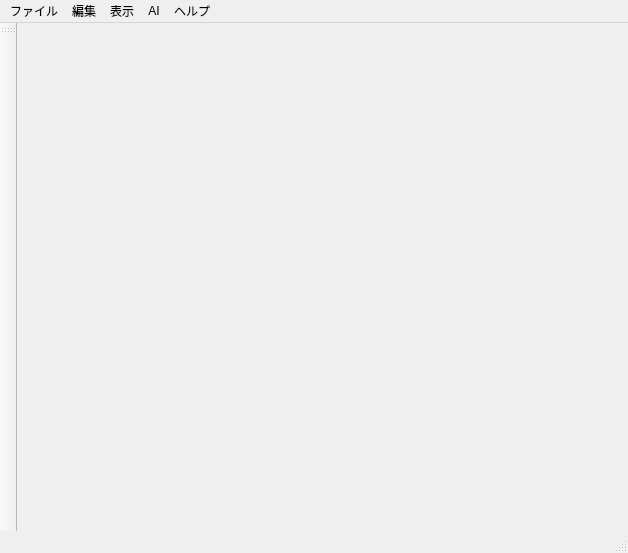
<?xml version="1.0" encoding="UTF-8"?>
<ui version="4.0">
 <class>MainWindow</class>
 <widget class="QMainWindow" name="MainWindow">
  <property name="geometry">
   <rect>
    <x>0</x>
    <y>0</y>
    <width>628</width>
    <height>553</height>
   </rect>
  </property>
  <property name="windowTitle">
   <string>PDX MOD Studio</string>
  </property>
  <widget class="QWidget" name="centralwidget"/>
  <widget class="QMenuBar" name="menubar">
   <property name="geometry">
    <rect>
     <x>0</x>
     <y>0</y>
     <width>628</width>
     <height>33</height>
    </rect>
   </property>
   <widget class="QMenu" name="menuFile">
    <property name="title">
     <string>ファイル</string>
    </property>
    <addaction name="actionNewProject"/>
    <addaction name="actionOpenProject"/>
    <addaction name="actionSaveProject"/>
    <addaction name="actionSaveProjectAs"/>
    <addaction name="separator"/>
    <addaction name="actionNewFile"/>
    <addaction name="actionOpenFile"/>
    <addaction name="actionSave"/>
    <addaction name="actionSaveAs"/>
    <addaction name="actionSaveAll"/>
    <addaction name="separator"/>
    <addaction name="actionExit"/>
   </widget>
   <widget class="QMenu" name="menuEdit">
    <property name="title">
     <string>編集</string>
    </property>
    <addaction name="actionUndo"/>
    <addaction name="actionRedo"/>
    <addaction name="actionPluginManager"/>
    <addaction name="actionSettings"/>
   </widget>
   <widget class="QMenu" name="menuView">
    <property name="title">
     <string>表示</string>
    </property>
   </widget>
   <widget class="QMenu" name="menuAI">
    <property name="title">
     <string>AI</string>
    </property>
    <addaction name="actionAISettings"/>
   </widget>
   <widget class="QMenu" name="menuHelp">
    <property name="title">
     <string>ヘルプ</string>
    </property>
    <addaction name="actionAbout"/>
   </widget>
   <addaction name="menuFile"/>
   <addaction name="menuEdit"/>
   <addaction name="menuView"/>
   <addaction name="menuAI"/>
   <addaction name="menuHelp"/>
  </widget>
  <widget class="QStatusBar" name="mainStatusBar"/>
  <widget class="QToolBar" name="TLeftActivityBar">
   <property name="windowTitle">
    <string>toolBar</string>
   </property>
   <attribute name="toolBarArea">
    <enum>LeftToolBarArea</enum>
   </attribute>
   <attribute name="toolBarBreak">
    <bool>false</bool>
   </attribute>
  </widget>
  <action name="actionNewProject">
   <property name="text">
    <string>新規プロジェクト</string>
   </property>
  </action>
  <action name="actionOpenProject">
   <property name="text">
    <string>プロジェクトを開く</string>
   </property>
  </action>
  <action name="actionSaveProject">
   <property name="text">
    <string>プロジェクトを保存</string>
   </property>
  </action>
  <action name="actionValidate">
   <property name="text">
    <string>検査</string>
   </property>
  </action>
  <action name="action">
   <property name="text">
    <string>出力</string>
   </property>
  </action>
  <action name="actionExit">
   <property name="text">
    <string>終了</string>
   </property>
  </action>
  <action name="actionUndo">
   <property name="text">
    <string>元に戻す</string>
   </property>
  </action>
  <action name="actionRedo">
   <property name="text">
    <string>やり直し</string>
   </property>
  </action>
  <action name="actionAISettings">
   <property name="text">
    <string>AI設定</string>
   </property>
  </action>
  <action name="actionAbout">
   <property name="text">
    <string>このアプリについて</string>
   </property>
  </action>
  <action name="actionSave">
   <property name="text">
    <string>ファイルを保存</string>
   </property>
  </action>
  <action name="actionSaveAll">
   <property name="text">
    <string>全てのファイルを保存</string>
   </property>
  </action>
  <action name="actionNewFile">
   <property name="text">
    <string>ファイルを新規作成</string>
   </property>
  </action>
  <action name="actionOpenFile">
   <property name="text">
    <string>ファイルを開く</string>
   </property>
  </action>
  <action name="actionSaveAs">
   <property name="text">
    <string>ファイルを別名で保存...</string>
   </property>
  </action>
  <action name="actionSaveProjectAs">
   <property name="text">
    <string>プロジェクトを別名で保存...</string>
   </property>
  </action>
  <action name="actionExportProject">
   <property name="text">
    <string>プロジェクト全体を出力</string>
   </property>
  </action>
  <action name="actionExportCurrentTab">
   <property name="text">
    <string>現在のタブを出力</string>
   </property>
  </action>
  <action name="actionSettings">
   <property name="text">
    <string>設定</string>
   </property>
  </action>
  <action name="actionPluginManager">
   <property name="text">
    <string>プラグインマネージャー...</string>
   </property>
  </action>
 </widget>
 <resources/>
 <connections/>
</ui>
